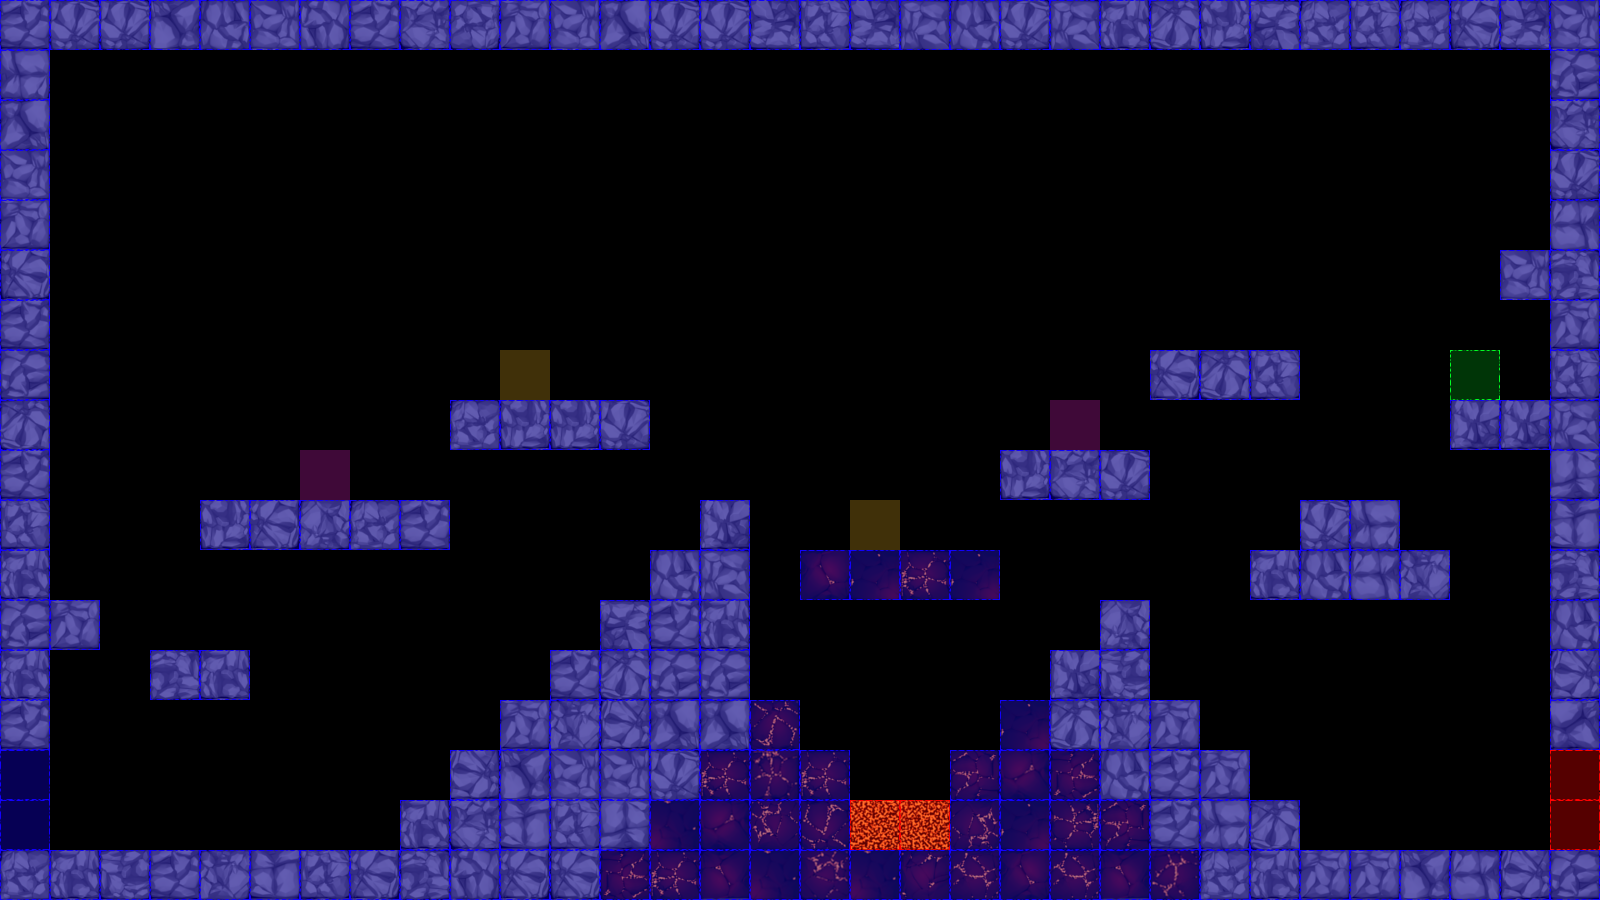

A level layout from a 2D game, rendered from its tile map. Below: a short description, then the map file with tile-grid data replaced by summaries:
An orthogonal 32x18 tile map with 50x50 px tiles, 3 tile layers (terrain, collision, event), 2 tilesets.

<map version="1.0" orientation="orthogonal" renderorder="left-up" width="32" height="18" tilewidth="50" tileheight="50" nextobjectid="3">
 <tileset firstgid="1" name="tuiles cachot lave" tilewidth="50" tileheight="50" tilecount="64" columns="8">
  <image source="tuiles/tuiles cachot lave.png" width="400" height="400" />
  <terraintypes>
   <terrain name="roche" tile="-1" />
   <terrain name="lave" tile="-1" />
  </terraintypes>
  <tile id="0" terrain="0,0,0,0" />
  <tile id="1" terrain="0,0,0,0" />
  <tile id="2" terrain="0,0,0,0" />
  <tile id="3" terrain="0,0,0,0" />
  <tile id="6" terrain="1,1,1,1" />
  <tile id="7" terrain="1,1,1,1" />
  <tile id="8" terrain="0,0,0,0" />
  <tile id="9" terrain="0,0,0,0" />
  <tile id="10" terrain="0,0,0,0" />
  <tile id="11" terrain="0,0,0,0" />
  <tile id="12" terrain="1,1,1,1" />
  <tile id="13" terrain="1,1,1,1" />
  <tile id="14" terrain="1,1,1,1" />
  <tile id="15" terrain="1,1,1,1" />
  <tile id="16" terrain="0,0,0,0" />
  <tile id="17" terrain="0,0,0,0" />
  <tile id="18" terrain="0,0,0,0" />
  <tile id="19" terrain="0,0,0,0" />
  <tile id="20" terrain="1,1,1,1" />
  <tile id="21" terrain="1,1,1,1" />
  <tile id="22" terrain="1,1,1,1" />
  <tile id="23" terrain="1,1,1,1" />
  <tile id="24" terrain="0,0,0,0" />
  <tile id="25" terrain="0,0,0,0" />
  <tile id="26" terrain="0,0,0,0" />
  <tile id="27" terrain="0,0,0,0" />
  <tile id="28" terrain="1,1,1,1" />
  <tile id="29" terrain="1,1,1,1" />
  <tile id="30" terrain="1,1,1,1" />
  <tile id="31" terrain="1,1,1,1" />
  <tile id="32" terrain="0,0,0,0" />
  <tile id="33" terrain="0,0,0,0" />
  <tile id="34" terrain="0,0,0,0" />
  <tile id="35" terrain="0,0,0,0" />
  <tile id="36" terrain="1,1,1,1" />
  <tile id="37" terrain="1,1,1,1" />
  <tile id="40" terrain="0,0,0,0" />
  <tile id="41" terrain="0,0,0,0" />
  <tile id="42" terrain="0,0,0,0" />
  <tile id="43" terrain="0,0,0,0" />
  <tile id="44" terrain="0,0,0,0" />
  <tile id="45" terrain="1,1,1,1" />
  <tile id="46" terrain="1,1,1,1" />
  <tile id="48" terrain="0,0,0,0" />
  <tile id="49" terrain="0,0,0,0" />
  <tile id="50" terrain="0,0,0,0" />
  <tile id="51" terrain="0,0,0,0" />
  <tile id="52" terrain="0,0,0,0" />
  <tile id="53" terrain="1,1,1,1" />
  <tile id="54" terrain="1,1,1,1" />
  <tile id="56" terrain="0,0,0,0" />
  <tile id="57" terrain="0,0,0,0" />
  <tile id="58" terrain="0,0,0,0" />
  <tile id="59" terrain="0,0,0,0" />
  <tile id="60" terrain="0,0,0,0" />
  <tile id="62" terrain="1,1,1,1" />
  <tile id="63" terrain="1,1,1,1" />
 </tileset>
 <tileset firstgid="65" name="collisionTile" tilewidth="50" tileheight="50" tilecount="12" columns="3">
  <image source="tuiles/collisionTile.png" width="150" height="200" />
 </tileset>
 <layer name="terrain" width="32" height="18">
  <data>[576 cells, 178 non-empty, 55 distinct tile ids]</data>
 </layer>
 <layer name="collision" width="32" height="18">
  <data>[576 cells, 178 non-empty, 2 distinct tile ids]</data>
 </layer>
 <layer name="event" width="32" height="18">
  <data>[576 cells, 9 non-empty, 5 distinct tile ids]</data>
 </layer>
</map>
